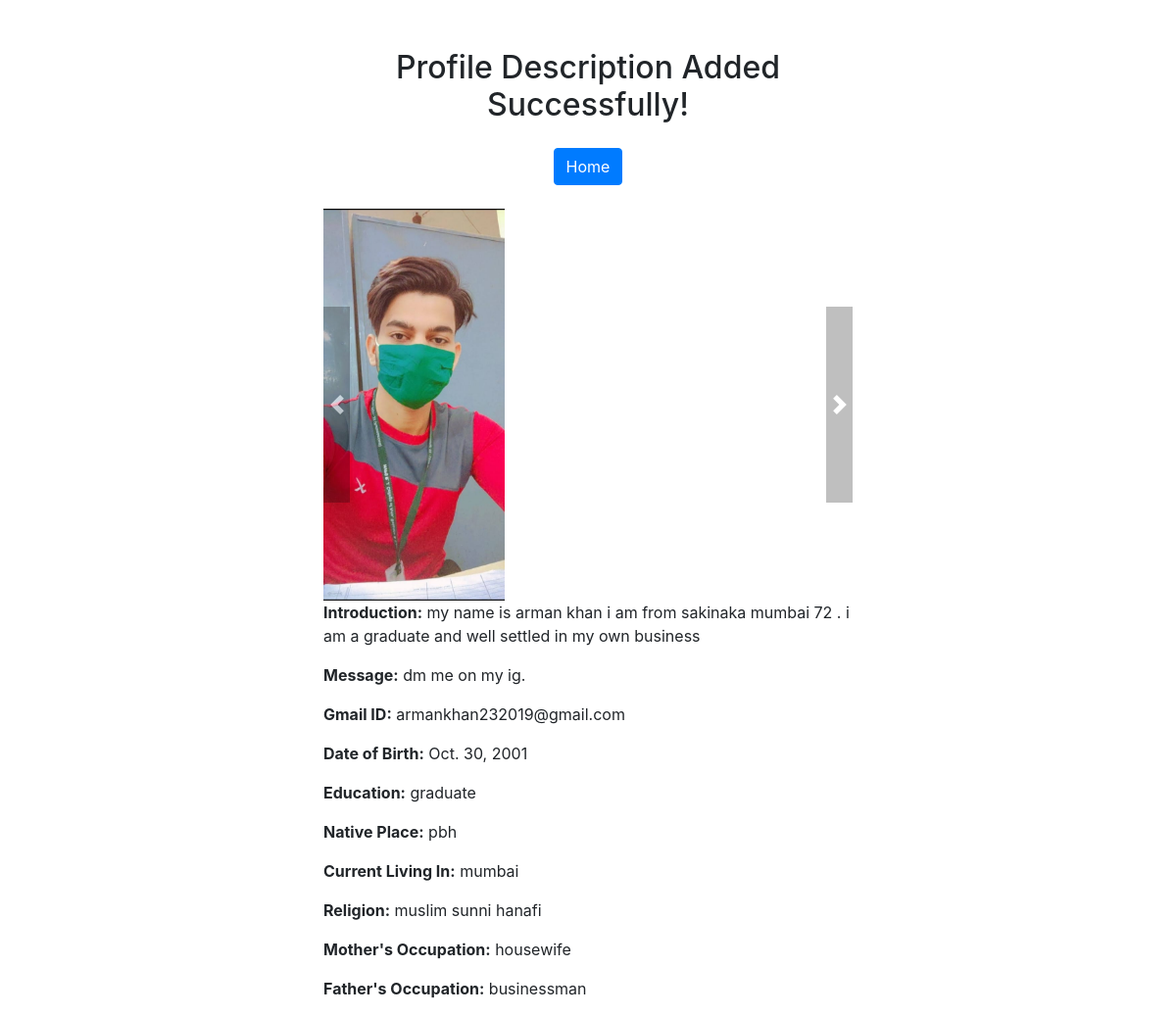
The app's page /profiledesc-created/1/ with its own data.
### PBH/models.py (models this page shows, shortened)
class Profile(models.Model):
    id = models.AutoField(primary_key=True)  # Add id field
    name = models.CharField(max_length=100)
    age = models.IntegerField()
    location = models.CharField(max_length=100)
    profession = models.CharField(max_length=100)
    contact_number = models.CharField(max_length=13, null=False, unique=True, validators=[
        MinLengthValidator(10, message="Contact number must be at least 10 digits."),
        MaxLengthValidator(13, message="Contact number must be at most 13 digits.")
    ])
    instagram_id = models.CharField(max_length=100, null=True)  # Add Instagram ID field
    gender = models.CharField(max_length=10, choices=[('male', 'Male'), ('female', 'Female')], null=True)  # Add gender field
    image = models.ImageField(upload_to='profile_images', null=True, blank=True, default=default_profile_image)
    introduction = models.TextField(null=True, blank=True)
    message = models.TextField(null=True, blank=True)
    gmail_id = models.EmailField(max_length=100, null=True, blank=True)
    image1 = models.ImageField(upload_to='profile_images', null=True, blank=True)
    image2 = models.ImageField(upload_to='profile_images', null=True, blank=True)
    image3 = models.ImageField(upload_to='profile_images', null=True, blank=True)
    dob = models.DateField(null=True, blank=True)
    education = models.CharField(max_length=100, null=True, blank=True)
    native_place = models.CharField(max_length=100, null=True, blank=True)
    current_living_in = models.CharField(max_length=100, null=True, blank=True)
    religion = models.CharField(max_length=100, null=True, blank=True)
    mother_occupation = models.CharField(max_length=100, null=True, blank=True)
    father_occupation = models.CharField(max_length=100, null=True, blank=True)

### PBH/views.py (the view)
# urls.py: path('profiledesc-created/<int:profile_id>/', profiledesc_created, name='profiledesc_created'),
def profiledesc_created(request, profile_id):
    profile = Profile.objects.get(pk=profile_id)
    return render(request, 'profiles/profiledesc_created.html', {'profile': profile})

### PBH/templates/profiles/profiledesc_created.html (shortened to what this page needs)
<!DOCTYPE html>
<html lang="en">
<head>
    <link href="https://stackpath.bootstrapcdn.com/bootstrap/4.5.2/css/bootstrap.min.css" rel="stylesheet">
</head>
<body>
<div class="container">
    <div class="row">
        <div class="col-md-6 offset-md-3 profile-details">
            <h2 class="mb-4 text-center">Profile Description Added Successfully!</h2>
            <div class="text-center">
                <a href="{% url 'index' %}" class="btn btn-primary">Home</a>
            </div>
            <br>
            <div id="imageCarousel" class="carousel slide" data-ride="carousel">
                <div class="carousel-inner">
                    <div class="carousel-item active">
                        <img src="{{ profile.image1.url }}" alt="{{ profile.name }}" class="profile-image">
                        <a class="carousel-control-prev" href="#imageCarousel" role="button" data-slide="prev">
                            <span class="carousel-control-prev-icon" aria-hidden="true"></span>
                        </a>
                        <a class="carousel-control-next" href="#imageCarousel" role="button" data-slide="next">
                            <span class="carousel-control-next-icon" aria-hidden="true"></span>
                        </a>
                    </div>
                </div>
            </div>
            <p><strong>Introduction:</strong> {{ profile.introduction }}</p>
            <p><strong>Message:</strong> {{ profile.message }}</p>
            <p><strong>Gmail ID:</strong> {{ profile.gmail_id }}</p>
            <p><strong>Date of Birth:</strong> {{ profile.dob }}</p>
            <p><strong>Education:</strong> {{ profile.education }}</p>
            <p><strong>Native Place:</strong> {{ profile.native_place }}</p>
            <p><strong>Current Living In:</strong> {{ profile.current_living_in }}</p>
            <p><strong>Religion:</strong> {{ profile.religion }}</p>
            <p><strong>Mother's Occupation:</strong> {{ profile.mother_occupation }}</p>
            <p><strong>Father's Occupation:</strong> {{ profile.father_occupation }}</p>
        </div>
    </div>
</div>
</body>
</html>

### PBH/templates/profiles/profiledesc_created.html (style rules this page uses)
.profile-details { margin-top: 50px; }
.profile-image { max-width: 100%; height: 400px; }
.carousel-inner { position: relative; width: 100%; overflow: hidden; }
.carousel-control-prev, .carousel-control-next { position: absolute; top: 50%; transform: translateY(-50%); background-color: rgba(0, 0, 0, 0.5); color: #fff; border-radius: 0; width: 5%; }
.carousel-control-prev-icon, .carousel-control-next-icon { font-size: 24px; }

### records on screen
Profile: image1 (picture), introduction "my name is arman khan i am from sakinaka mumbai 72 . i am a graduate and well settled in my own business", message "dm me on my ig.", gmail_id "armankhan232019@gmail.com", dob "Oct. 30, 2001", education "graduate", native_place "pbh", current_living_in "mumbai", religion "muslim sunni hanafi", mother_occupation "housewife", father_occupation "businessman"
